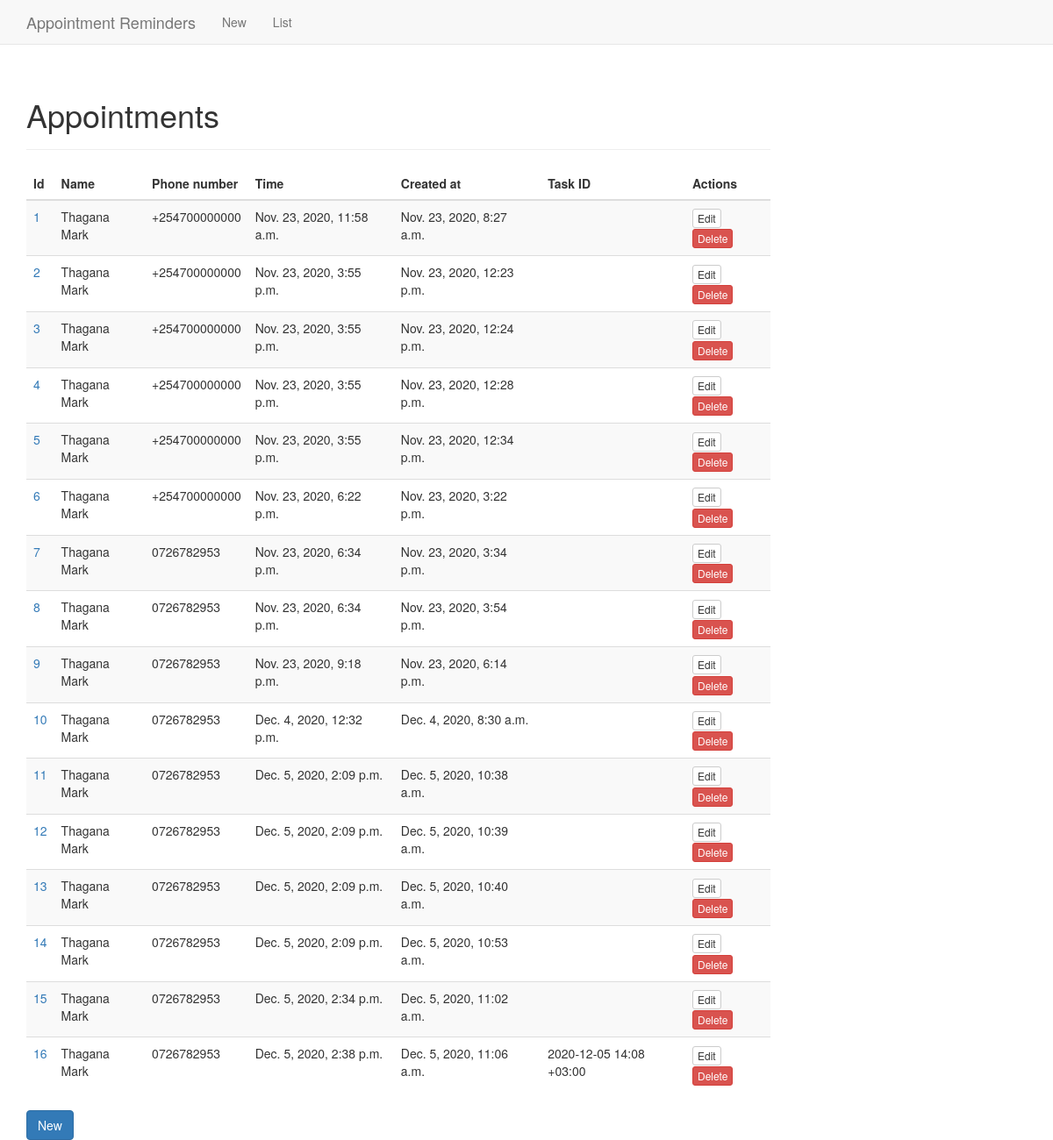
Before: / with the older database file.
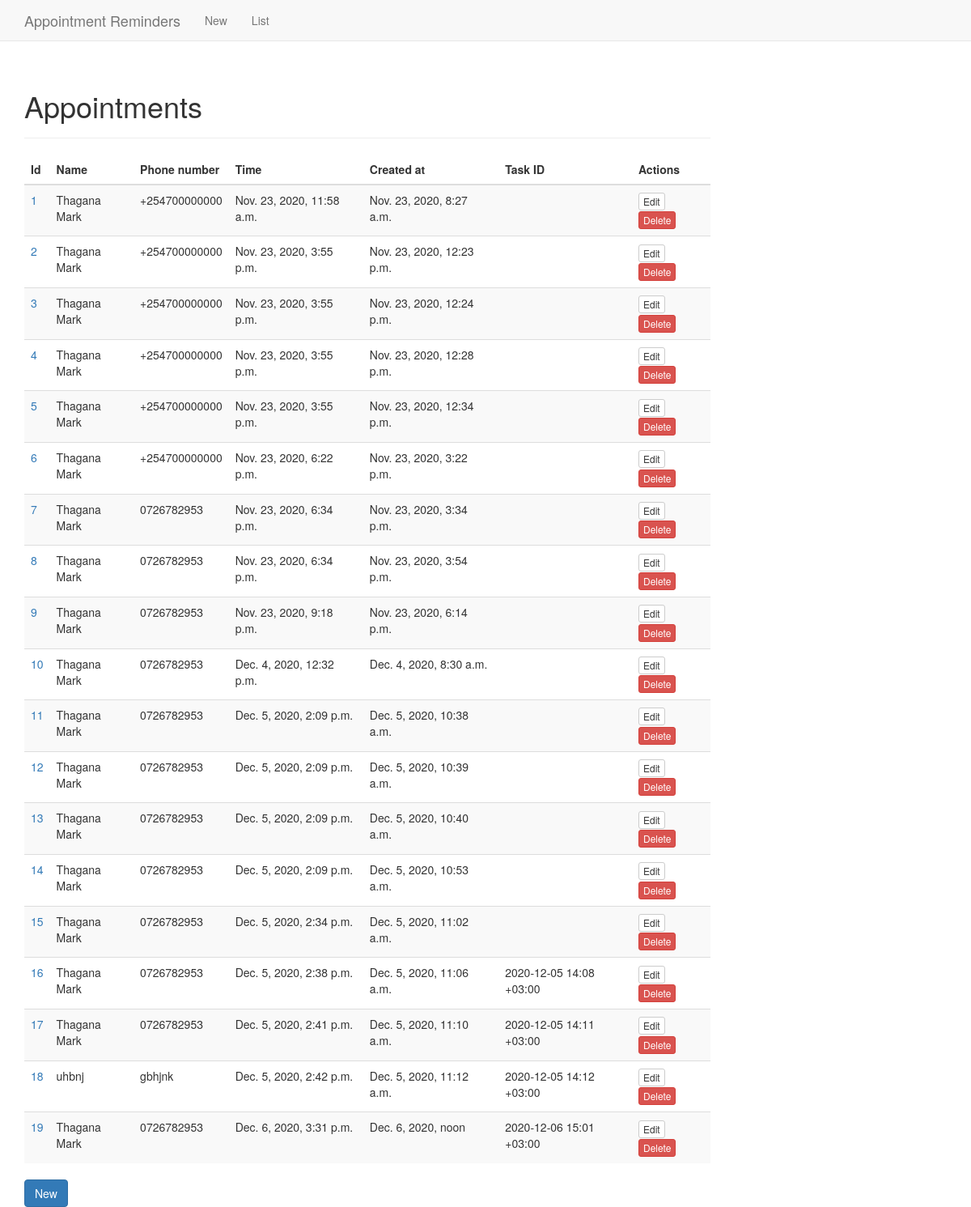
After: the same page with the newer database file.
### reminders/models.py (models this page shows, shortened)
class Appointment(models.Model):
    name = models.CharField(max_length=150)
    phone_number = models.CharField(max_length=15)
    time = models.DateTimeField()
    time_zone = TimeZoneField(default='UTC')
    task_id = models.CharField(max_length=50, blank=True, editable=False)
    created = models.DateTimeField(auto_now_add=True)
    def get_absolute_url(self):
        return reverse('reminders:view_appointment', args=[str(self.id)])

### reminders/views.py (the view)
# urls.py: path('', AppointmentListView.as_view(), name='list_appointments'),
class AppointmentListView(ListView):
    model = Appointment

### reminders/templates/reminders/appointment_list.html (shortened to what this page needs)
{% extends "base.html" %}
{% block content %}
  <div class="row">
    <div class="col-lg-9">
      <div class="page-header">
        <h1>Appointments</h1>
      </div>
      <table class="table table-striped">
        <thead>
          <tr>
            <th>Id</th>
            <th>Name</th>
            <th>Phone number</th>
            <th>Time</th>
            <th>Created at</th>
            <th>Task ID</th>
            <th>Actions</th>
          </tr>
        </thead>
        <tbody>
          {% for appointment in object_list %}
            <tr>
              <td><a href="{{ appointment.get_absolute_url }}">{{ appointment.pk }}</a></td>
              <td>{{ appointment.name }}</td>
              <td>{{ appointment.phone_number }}</td>
              <td>{{ appointment.time }}</td>
              <td>{{ appointment.created }}</td>
              <td>{{ appointment.task_id }}</td>
              <td>
                <a class="btn btn-default btn-xs" href="{% url 'reminders:edit_appointment' appointment.pk %}">Edit</a>
                <a class="btn btn-xs btn-danger" href="{% url 'reminders:delete_appointment' appointment.pk %}">Delete</a>
              </td>
            </tr>
          {% endfor %}
        </tbody>
      </table>
      <a class="btn btn-primary" href="{% url 'reminders:new_appointment' %}">New</a>
    </div>
  </div>
{% endblock %}

Changed rows visible on the page:
added Appointment: pk "17", name "Thagana Mark", phone_number "0726782953", time "Dec. 5, 2020, 2:41 p.m.", created "Dec. 5, 2020, 11:10 a.m.", task_id "2020-12-05 14:11 +03:00"
added Appointment: pk "18", name "uhbnj", phone_number "gbhjnk", time "Dec. 5, 2020, 2:42 p.m.", created "Dec. 5, 2020, 11:12 a.m.", task_id "2020-12-05 14:12 +03:00"
added Appointment: pk "19", name "Thagana Mark", phone_number "0726782953", time "Dec. 6, 2020, 3:31 p.m.", created "Dec. 6, 2020, noon", task_id "2020-12-06 15:01 +03:00"
